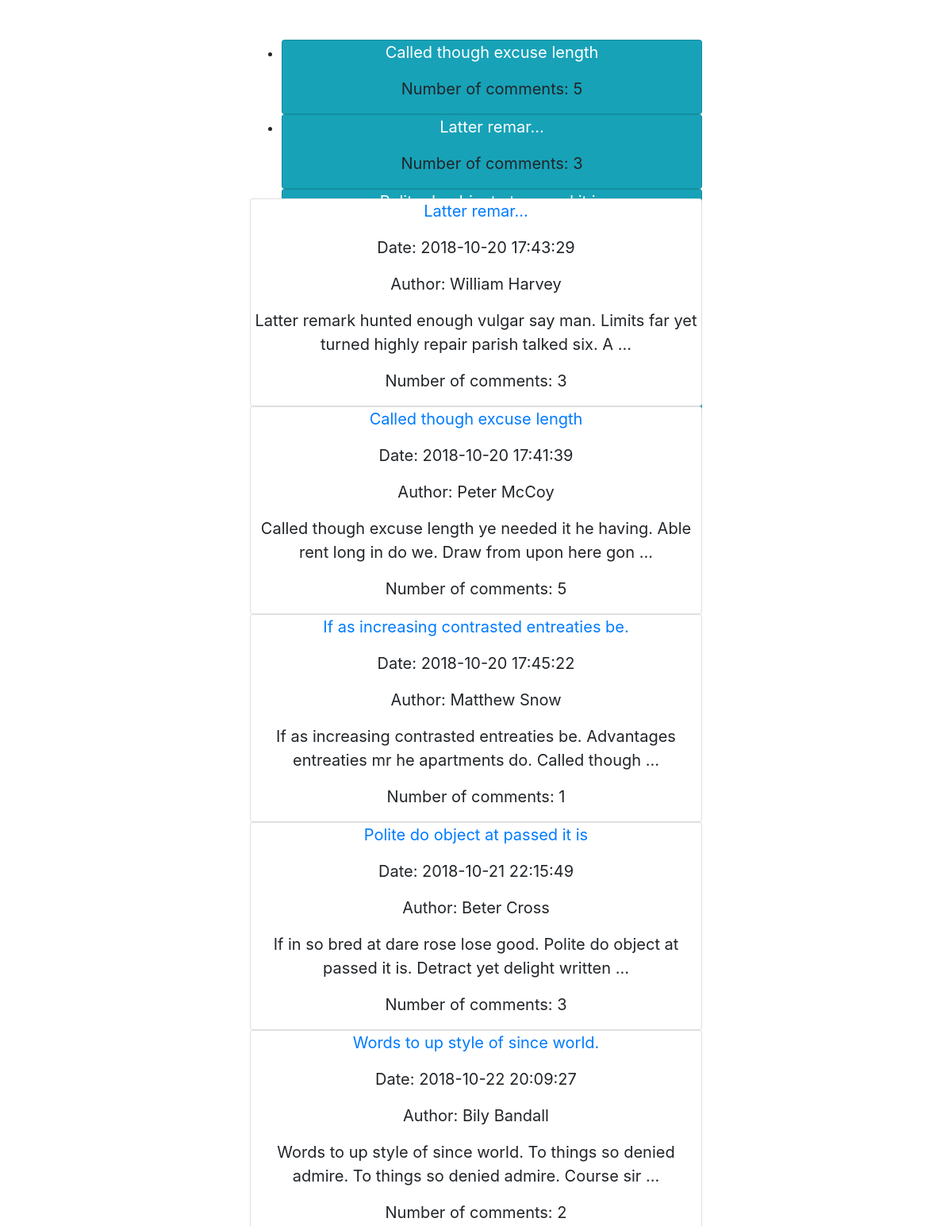
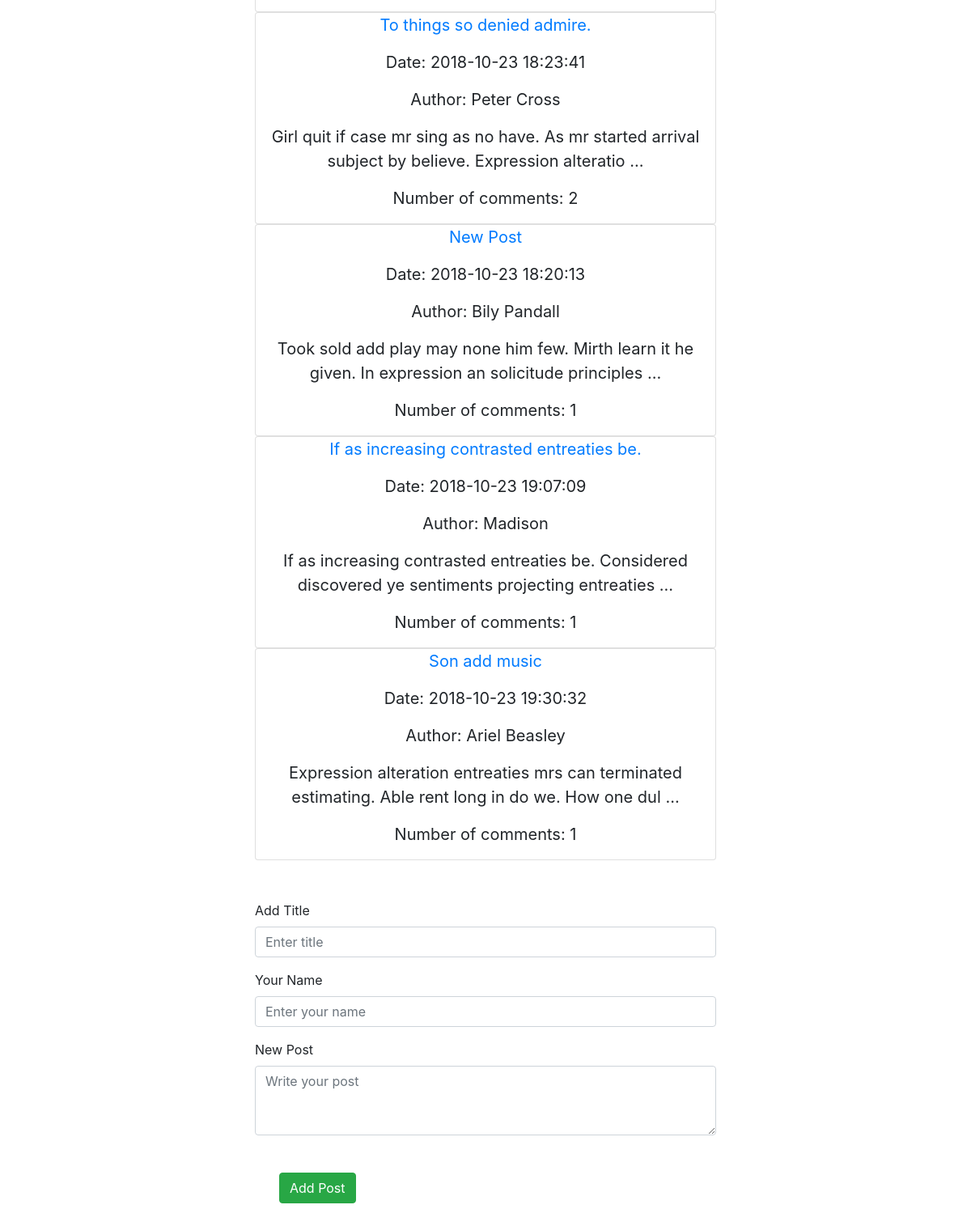
The page / on the database its author committed (2 pictures, top to bottom).
### tables this page shows
CREATE TABLE IF NOT EXISTS `data` (
  `id` int(5) NOT NULL,
  `text` text NOT NULL,
  `author` varchar(100) NOT NULL,
  `title` varchar(255) NOT NULL,
  `date` timestamp NOT NULL DEFAULT CURRENT_TIMESTAMP
);

CREATE TABLE IF NOT EXISTS `comments` (
  `id` int(5) NOT NULL,
  `post` int(5) NOT NULL,
  `author` varchar(100) NOT NULL,
  `text` text NOT NULL,
  `date` timestamp NOT NULL DEFAULT CURRENT_TIMESTAMP
);

### elements/select_top_post.php (called while the page is built, shortened)
<?php
include("bd.php");
$selectTopPost = "SELECT p.title,p.id, COUNT(*) AS \"com\"
FROM comments c
LEFT JOIN data p ON c.post = p.id
GROUP BY c.post, p.title
ORDER BY com DESC
LIMIT 5";
$resultsTopPost = mysqli_query($connect, $selectTopPost);
if (mysqli_num_rows($resultsTopPost) > 0) {
	$myTopPost = mysqli_fetch_array($resultsTopPost);
}

### elements/select_all_post_from_db.php (called while the page is built, shortened)
<?php
$selectData = "SELECT *, COUNT(*) AS \"com\" FROM comments c RIGHT JOIN data p ON c.post = p.id GROUP BY c.post, p.title ORDER BY 'date'";
$results = mysqli_query($connect, $selectData);
if (mysqli_num_rows($results) > 0) {
	$myRow = mysqli_fetch_array($results);
} else {
	echo "<p>No post yet</p>";
}

### elements/get_all_posts.php (the view)
<?php
do {
	printf(" <div class='card text-center'>
			        <p class='post_name'><a href='view_post.php?id=%s'>%s</a></p>
			        <p class='post_date'>Date: %s</p>
			        <p class='post_adds'>Author: %s</p>
			        <p>%s ...</p>
			        <p>Number of comments: %s</p>
			        </div>",
					$myRow["id"], $myRow["title"], $myRow["date"], $myRow["author"], substr($myRow["text"],0,100),$myRow["com"]);
} while ($myRow = mysqli_fetch_array($results));

### index.php (shortened to what this page needs)
<?php
include("elements/bd.php");
include("elements/select_all_post_from_db.php");
include("elements/select_top_post.php");
?>
<!doctype html>
<html lang="en">
<head>
	<link rel="stylesheet" href="css/style.css">
	<link rel="stylesheet" href="css/lightslider.css"/>
	<link rel="stylesheet" href="https://maxcdn.bootstrapcdn.com/bootstrap/4.0.0/css/bootstrap.min.css"
>
</head>
<body>
<div class="topPost container col-lg-6">
	<?php
	include("elements/get_top_post.php");
	?>
</div>
<div id="posts" class="posts container col-lg-6">
	<?php
	include("elements/get_all_posts.php");
	?>
</div>
<div class="newPost container col-lg-6">
	<form id="formAddPost" action="add_post.php" method="post">
		<div class="form-group">
			<label for="Title">Add Title</label>
			<input type="text" class="form-control" id="title" name="title" placeholder="Enter title">
		</div>
		<div class="form-group">
			<label for="Author">Your Name</label>
			<input type="text" class="form-control" id="author" name="author" placeholder="Enter your name">
		</div>
		<div class="form-group">
			<label for="newPost">New Post</label>
			<textarea class="form-control" id="newPost" rows="3" name="text" placeholder="Write your post"></textarea>
		</div>
		<input type="submit" name="addPost" class="btn btn-success" id="create_post" value="Add Post">
	</form>
</div>
</body>
</html>

### elements/get_top_post.php
<ul id="lightSlider">
	<?php
	do {
		printf(" <li><div class='post_title text-center card bg-info'>
			        <p class='post_name'><a class='text-white' href='view_post.php?id=%s'>%s</a></p>
			        <p>Number of comments: %s</p>
			       </div></li>",
					$myTopPost["id"], $myTopPost["title"], $myTopPost["com"]);
	}while ($myTopPost = mysqli_fetch_array($resultsTopPost));
	?>
</ul>

### css/style.css (style rules this page uses)
.topPost { margin-top: 50px; height: 50px; }
.posts { margin-top: 150px; }
p { font-size: 20px; }
.btn { margin: 30px; }
.newPost { margin-top: 50px; }

### rows shown on the page
data: title "Called though excuse length", com "5"
data: title "Latter remar...", com "3"
comments: data.title "Latter remar...", data.date "2018-10-20 17:43:29", data.author "William Harvey", data.text "Latter remark hunted enough vulgar say man. Limits far yet turned highly repair parish talked six. A", com "3"
comments: data.title "Called though excuse length", data.date "2018-10-20 17:41:39", data.author "Peter McCoy", data.text "Called though excuse length ye needed it he having. Able rent long in do we. Draw from upon here gon", com "5"
comments: data.title "If as increasing contrasted entreaties be.", data.date "2018-10-20 17:45:22", data.author "Matthew Snow", data.text "If as increasing contrasted entreaties be. Advantages entreaties mr he apartments do. Called though", com "1"
comments: data.title "Polite do object at passed it is", data.date "2018-10-21 22:15:49", data.author "Beter Cross", data.text "If in so bred at dare rose lose good. Polite do object at passed it is. Detract yet delight written", com "3"
comments: data.title "Words to up style of since world.", data.date "2018-10-22 20:09:27", data.author "Bily Bandall", data.text "Words to up style of since world. To things so denied admire. To things so denied admire. Course sir", com "2"
comments: data.title "To things so denied admire.", data.date "2018-10-23 18:23:41", data.author "Peter Cross", data.text "Girl quit if case mr sing as no have. As mr started arrival subject by believe. Expression alteratio", com "2"
comments: data.title "New Post", data.date "2018-10-23 18:20:13", data.author "Bily Pandall", data.text "Took sold add play may none him few. Mirth learn it he given. In expression an solicitude principles", com "1"
data: title "If as increasing contrasted entreaties be.", date "2018-10-23 19:07:09", author "Madison", text "If as increasing contrasted entreaties be. Considered discovered ye sentiments projecting entreaties", com "1"
data: title "Son add music", date "2018-10-23 19:30:32", author "Ariel Beasley", text "Expression alteration entreaties mrs can terminated estimating. Able rent long in do we. How one dul", com "1"
